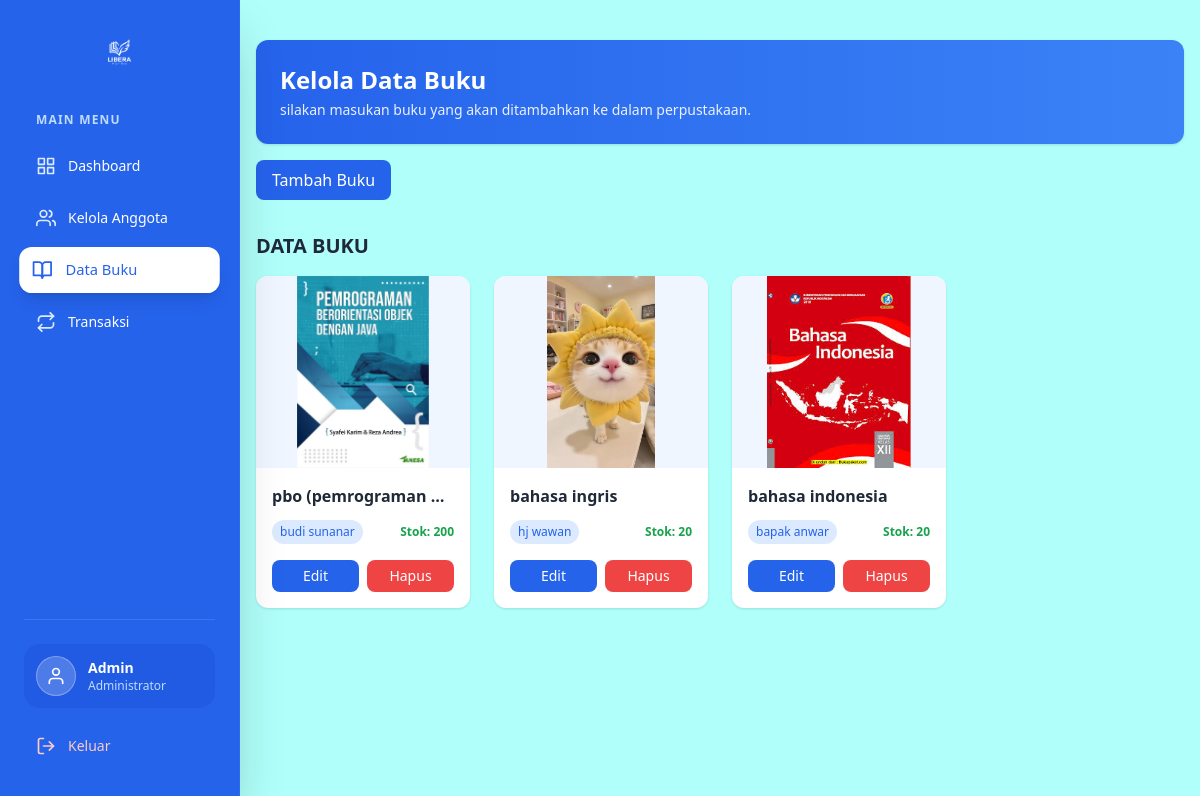
The page /Libera/admin/kelola_data_buku.php on the database as committed earlier.
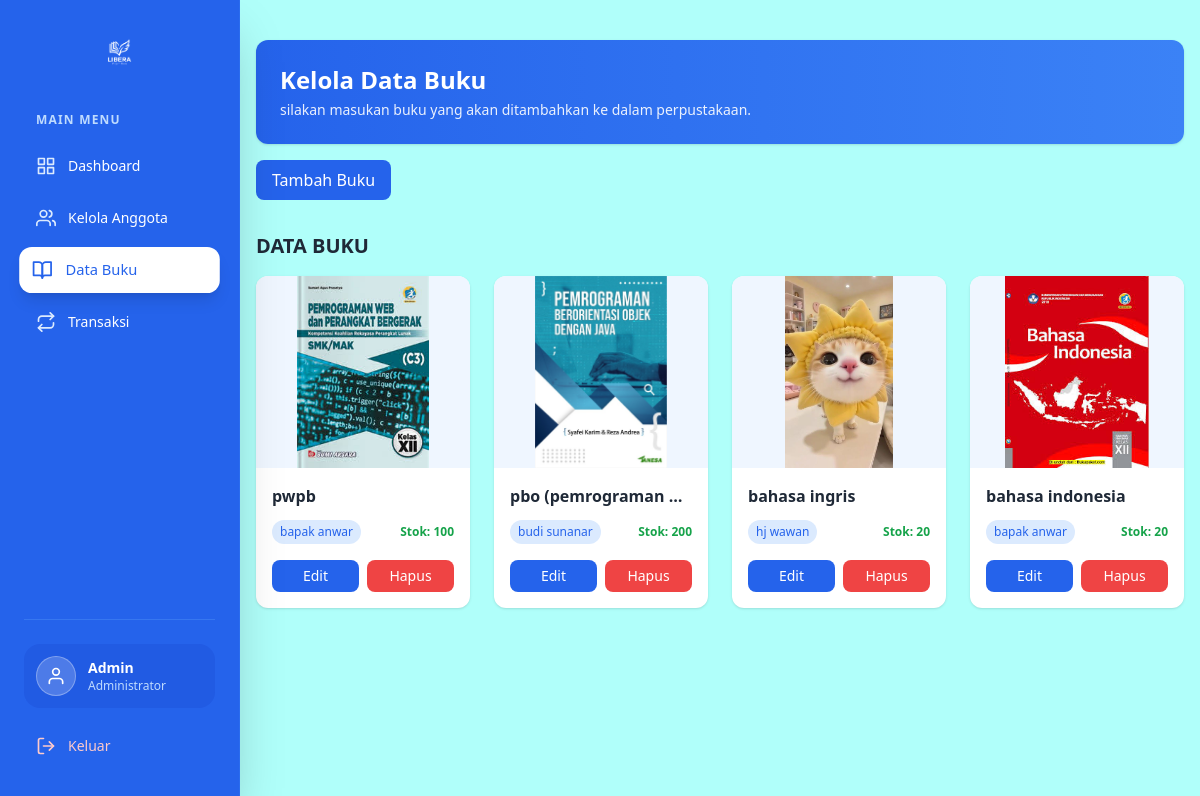
The same page on the database as committed later.
### tables this page shows
CREATE TABLE `buku` (
  `id_buku` int(11) NOT NULL,
  `judul_buku` varchar(100) NOT NULL,
  `pengarang` varchar(100) NOT NULL,
  `tahun_terbit` year(4) NOT NULL,
  `stok` varchar(100) NOT NULL,
  `cover` varchar(100) NOT NULL,
  `penerbit` varchar(100) NOT NULL
);

### Libera/admin/kelola_data_buku.php (the view, shortened to what this page needs)
<?php
include '../config/koneksi.php';
$query_buku = mysqli_query($koneksi, "SELECT * FROM buku ORDER BY judul_buku DESC");
?>
<!DOCTYPE html>
<html lang="en">
<head>
    <script src="https://cdn.tailwindcss.com"></script>
</head>
<body class="bg-[#B0FFFA]">
    <?php include 'partials/sidebar.php'; ?>
    <main class="ml-60 p-4 min-h-screen">
        <section>
            <div class="mt-6 bg-gradient-to-r from-blue-600 to-blue-500 p-6 rounded-xl shadow text-white">
                <h2 class="text-2xl font-semibold mb-1">
                    Kelola Data Buku
                </h2>
                <p class="text-sm opacity-90">
                    silakan masukan buku yang akan ditambahkan ke dalam perpustakaan.
                </p>
            </div>
            <a href="tambah_buku.php"
                class="inline-block mt-4 px-4 py-2 bg-blue-600 text-white rounded-lg hover:bg-blue-700">
                Tambah Buku
            </a>
        </section>
        <section class="mt-8">
            <h2 class="text-xl font-semibold text-gray-800 mb-4">DATA BUKU</h2>
            <div class="grid grid-cols-1 sm:grid-cols-2 md:grid-cols-3 lg:grid-cols-4 gap-6">
                <?php while ($buku = mysqli_fetch_assoc($query_buku)) { ?>
                    <div class="bg-white rounded-xl shadow hover:shadow-lg transition overflow-hidden">
                        <div class="h-48 bg-blue-50 flex items-center justify-center">
                            <?php if (!empty($buku['cover'])) { ?>
                                <img src="../uploads/<?php echo $buku['cover']; ?>" class="h-full object-cover">
                            <?php } else { ?>
                                <span class="text-blue-400 text-sm">No Cover</span>
                            <?php } ?>
                        </div>
                        <div class="p-4">
                            <h3 class="font-semibold text-gray-800 truncate">
                                <?php echo $buku['judul_buku']; ?>
                            </h3>
                            <div class="flex justify-between items-center mt-3">
                                <span class="text-xs bg-blue-100 text-blue-600 px-2 py-1 rounded-full">
                                    <?php echo $buku['penerbit']; ?>
                                </span>
                                <span class="text-xs font-semibold
                            <?php echo ($buku['stok'] > 0) ? 'text-green-600' : 'text-red-500'; ?>">
                                    Stok: <?php echo $buku['stok']; ?>
                                </span>
                            </div>
                            <div class="mt-4 flex gap-2">
                                <a href="edit_buku.php?id=<?php echo $buku['id_buku']; ?>"
                                    class="flex-1 text-center text-sm bg-blue-600 text-white py-1.5 rounded-lg hover:bg-blue-700">
                                    Edit
                                </a>
                                <a href="../aksi/aksi_hapus_buku.php?id=<?php echo $buku['id_buku']; ?>"
                                    onclick="return confirm('Hapus buku ini?')"
                                    class="flex-1 text-center text-sm bg-red-500 text-white py-1.5 rounded-lg hover:bg-red-600">
                                    Hapus
                                </a>
                            </div>
                        </div>
                    </div>
                <?php } ?>
            </div>
        </section>
    </main>
</body>
</html>

Rows that differ between the two databases and show on the page:
added buku: cover (picture), judul_buku "pwpb", penerbit "bapak anwar", stok "100"
